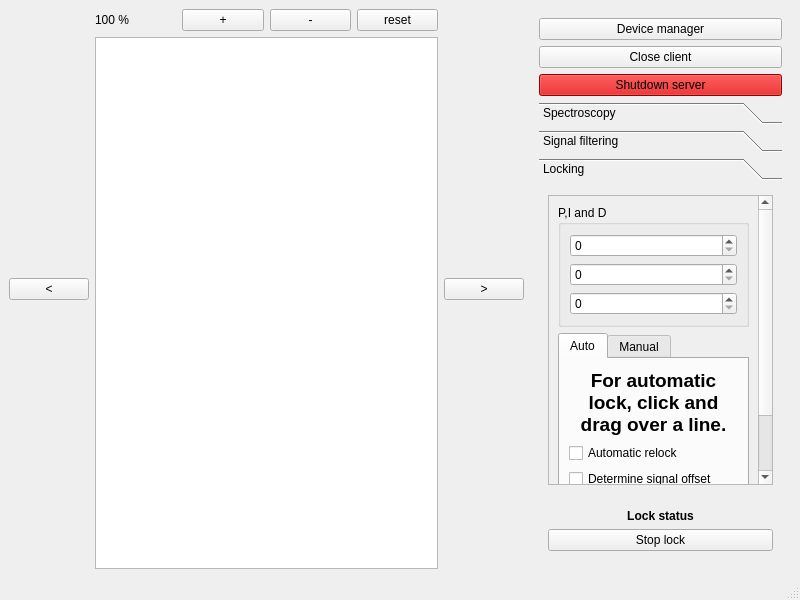
<?xml version="1.0" encoding="UTF-8"?>
<ui version="4.0">
 <class>MainWindow</class>
 <widget class="QMainWindow" name="MainWindow">
  <property name="geometry">
   <rect>
    <x>0</x>
    <y>0</y>
    <width>800</width>
    <height>600</height>
   </rect>
  </property>
  <property name="windowTitle">
   <string>MainWindow</string>
  </property>
  <widget class="QWidget" name="centralwidget">
   <layout class="QHBoxLayout" name="horizontalLayout">
    <item>
     <widget class="QPushButton" name="go_left">
      <property name="text">
       <string>&lt;</string>
      </property>
     </widget>
    </item>
    <item>
     <layout class="QVBoxLayout" name="verticalLayout_17">
      <item>
       <layout class="QHBoxLayout" name="horizontalLayout_3">
        <item>
         <widget class="QLabel" name="scan_amplitude">
          <property name="text">
           <string>100 %</string>
          </property>
         </widget>
        </item>
        <item>
         <widget class="QPushButton" name="increase_scan_amplitude">
          <property name="text">
           <string>+</string>
          </property>
         </widget>
        </item>
        <item>
         <widget class="QPushButton" name="decrease_scan_amplitude">
          <property name="text">
           <string>-</string>
          </property>
         </widget>
        </item>
        <item>
         <widget class="QPushButton" name="reset_scan_amplitude">
          <property name="text">
           <string>reset</string>
          </property>
         </widget>
        </item>
       </layout>
      </item>
      <item>
       <widget class="PlotWidget" name="graphicsView">
        <property name="minimumSize">
         <size>
          <width>100</width>
          <height>100</height>
         </size>
        </property>
       </widget>
      </item>
     </layout>
    </item>
    <item>
     <widget class="QPushButton" name="go_right">
      <property name="sizePolicy">
       <sizepolicy hsizetype="Minimum" vsizetype="Fixed">
        <horstretch>0</horstretch>
        <verstretch>0</verstretch>
       </sizepolicy>
      </property>
      <property name="text">
       <string>&gt;</string>
      </property>
     </widget>
    </item>
    <item>
     <widget class="RightPanel" name="rightPanel" native="true">
      <layout class="QVBoxLayout" name="verticalLayout_11">
       <item>
        <widget class="QPushButton" name="openDeviceManagerButton">
         <property name="text">
          <string>Device manager</string>
         </property>
        </widget>
       </item>
       <item>
        <widget class="QPushButton" name="closeButton">
         <property name="text">
          <string>Close client</string>
         </property>
        </widget>
       </item>
       <item>
        <widget class="QPushButton" name="shutdownButton">
         <property name="palette">
          <palette>
           <active>
            <colorrole role="WindowText">
             <brush brushstyle="SolidPattern">
              <color alpha="255">
               <red>0</red>
               <green>0</green>
               <blue>0</blue>
              </color>
             </brush>
            </colorrole>
            <colorrole role="Button">
             <brush brushstyle="SolidPattern">
              <color alpha="255">
               <red>204</red>
               <green>0</green>
               <blue>0</blue>
              </color>
             </brush>
            </colorrole>
            <colorrole role="Light">
             <brush brushstyle="SolidPattern">
              <color alpha="255">
               <red>255</red>
               <green>51</green>
               <blue>51</blue>
              </color>
             </brush>
            </colorrole>
            <colorrole role="Midlight">
             <brush brushstyle="SolidPattern">
              <color alpha="255">
               <red>229</red>
               <green>25</green>
               <blue>25</blue>
              </color>
             </brush>
            </colorrole>
            <colorrole role="Dark">
             <brush brushstyle="SolidPattern">
              <color alpha="255">
               <red>102</red>
               <green>0</green>
               <blue>0</blue>
              </color>
             </brush>
            </colorrole>
            <colorrole role="Mid">
             <brush brushstyle="SolidPattern">
              <color alpha="255">
               <red>136</red>
               <green>0</green>
               <blue>0</blue>
              </color>
             </brush>
            </colorrole>
            <colorrole role="Text">
             <brush brushstyle="SolidPattern">
              <color alpha="255">
               <red>0</red>
               <green>0</green>
               <blue>0</blue>
              </color>
             </brush>
            </colorrole>
            <colorrole role="BrightText">
             <brush brushstyle="SolidPattern">
              <color alpha="255">
               <red>255</red>
               <green>255</green>
               <blue>255</blue>
              </color>
             </brush>
            </colorrole>
            <colorrole role="ButtonText">
             <brush brushstyle="SolidPattern">
              <color alpha="255">
               <red>0</red>
               <green>0</green>
               <blue>0</blue>
              </color>
             </brush>
            </colorrole>
            <colorrole role="Base">
             <brush brushstyle="SolidPattern">
              <color alpha="255">
               <red>255</red>
               <green>255</green>
               <blue>255</blue>
              </color>
             </brush>
            </colorrole>
            <colorrole role="Window">
             <brush brushstyle="SolidPattern">
              <color alpha="255">
               <red>204</red>
               <green>0</green>
               <blue>0</blue>
              </color>
             </brush>
            </colorrole>
            <colorrole role="Shadow">
             <brush brushstyle="SolidPattern">
              <color alpha="255">
               <red>0</red>
               <green>0</green>
               <blue>0</blue>
              </color>
             </brush>
            </colorrole>
            <colorrole role="AlternateBase">
             <brush brushstyle="SolidPattern">
              <color alpha="255">
               <red>229</red>
               <green>127</green>
               <blue>127</blue>
              </color>
             </brush>
            </colorrole>
            <colorrole role="ToolTipBase">
             <brush brushstyle="SolidPattern">
              <color alpha="255">
               <red>255</red>
               <green>255</green>
               <blue>220</blue>
              </color>
             </brush>
            </colorrole>
            <colorrole role="ToolTipText">
             <brush brushstyle="SolidPattern">
              <color alpha="255">
               <red>0</red>
               <green>0</green>
               <blue>0</blue>
              </color>
             </brush>
            </colorrole>
           </active>
           <inactive>
            <colorrole role="WindowText">
             <brush brushstyle="SolidPattern">
              <color alpha="255">
               <red>0</red>
               <green>0</green>
               <blue>0</blue>
              </color>
             </brush>
            </colorrole>
            <colorrole role="Button">
             <brush brushstyle="SolidPattern">
              <color alpha="255">
               <red>204</red>
               <green>0</green>
               <blue>0</blue>
              </color>
             </brush>
            </colorrole>
            <colorrole role="Light">
             <brush brushstyle="SolidPattern">
              <color alpha="255">
               <red>255</red>
               <green>51</green>
               <blue>51</blue>
              </color>
             </brush>
            </colorrole>
            <colorrole role="Midlight">
             <brush brushstyle="SolidPattern">
              <color alpha="255">
               <red>229</red>
               <green>25</green>
               <blue>25</blue>
              </color>
             </brush>
            </colorrole>
            <colorrole role="Dark">
             <brush brushstyle="SolidPattern">
              <color alpha="255">
               <red>102</red>
               <green>0</green>
               <blue>0</blue>
              </color>
             </brush>
            </colorrole>
            <colorrole role="Mid">
             <brush brushstyle="SolidPattern">
              <color alpha="255">
               <red>136</red>
               <green>0</green>
               <blue>0</blue>
              </color>
             </brush>
            </colorrole>
            <colorrole role="Text">
             <brush brushstyle="SolidPattern">
              <color alpha="255">
               <red>0</red>
               <green>0</green>
               <blue>0</blue>
              </color>
             </brush>
            </colorrole>
            <colorrole role="BrightText">
             <brush brushstyle="SolidPattern">
              <color alpha="255">
               <red>255</red>
               <green>255</green>
               <blue>255</blue>
              </color>
             </brush>
            </colorrole>
            <colorrole role="ButtonText">
             <brush brushstyle="SolidPattern">
              <color alpha="255">
               <red>0</red>
               <green>0</green>
               <blue>0</blue>
              </color>
             </brush>
            </colorrole>
            <colorrole role="Base">
             <brush brushstyle="SolidPattern">
              <color alpha="255">
               <red>255</red>
               <green>255</green>
               <blue>255</blue>
              </color>
             </brush>
            </colorrole>
            <colorrole role="Window">
             <brush brushstyle="SolidPattern">
              <color alpha="255">
               <red>204</red>
               <green>0</green>
               <blue>0</blue>
              </color>
             </brush>
            </colorrole>
            <colorrole role="Shadow">
             <brush brushstyle="SolidPattern">
              <color alpha="255">
               <red>0</red>
               <green>0</green>
               <blue>0</blue>
              </color>
             </brush>
            </colorrole>
            <colorrole role="AlternateBase">
             <brush brushstyle="SolidPattern">
              <color alpha="255">
               <red>229</red>
               <green>127</green>
               <blue>127</blue>
              </color>
             </brush>
            </colorrole>
            <colorrole role="ToolTipBase">
             <brush brushstyle="SolidPattern">
              <color alpha="255">
               <red>255</red>
               <green>255</green>
               <blue>220</blue>
              </color>
             </brush>
            </colorrole>
            <colorrole role="ToolTipText">
             <brush brushstyle="SolidPattern">
              <color alpha="255">
               <red>0</red>
               <green>0</green>
               <blue>0</blue>
              </color>
             </brush>
            </colorrole>
           </inactive>
           <disabled>
            <colorrole role="WindowText">
             <brush brushstyle="SolidPattern">
              <color alpha="255">
               <red>102</red>
               <green>0</green>
               <blue>0</blue>
              </color>
             </brush>
            </colorrole>
            <colorrole role="Button">
             <brush brushstyle="SolidPattern">
              <color alpha="255">
               <red>204</red>
               <green>0</green>
               <blue>0</blue>
              </color>
             </brush>
            </colorrole>
            <colorrole role="Light">
             <brush brushstyle="SolidPattern">
              <color alpha="255">
               <red>255</red>
               <green>51</green>
               <blue>51</blue>
              </color>
             </brush>
            </colorrole>
            <colorrole role="Midlight">
             <brush brushstyle="SolidPattern">
              <color alpha="255">
               <red>229</red>
               <green>25</green>
               <blue>25</blue>
              </color>
             </brush>
            </colorrole>
            <colorrole role="Dark">
             <brush brushstyle="SolidPattern">
              <color alpha="255">
               <red>102</red>
               <green>0</green>
               <blue>0</blue>
              </color>
             </brush>
            </colorrole>
            <colorrole role="Mid">
             <brush brushstyle="SolidPattern">
              <color alpha="255">
               <red>136</red>
               <green>0</green>
               <blue>0</blue>
              </color>
             </brush>
            </colorrole>
            <colorrole role="Text">
             <brush brushstyle="SolidPattern">
              <color alpha="255">
               <red>102</red>
               <green>0</green>
               <blue>0</blue>
              </color>
             </brush>
            </colorrole>
            <colorrole role="BrightText">
             <brush brushstyle="SolidPattern">
              <color alpha="255">
               <red>255</red>
               <green>255</green>
               <blue>255</blue>
              </color>
             </brush>
            </colorrole>
            <colorrole role="ButtonText">
             <brush brushstyle="SolidPattern">
              <color alpha="255">
               <red>102</red>
               <green>0</green>
               <blue>0</blue>
              </color>
             </brush>
            </colorrole>
            <colorrole role="Base">
             <brush brushstyle="SolidPattern">
              <color alpha="255">
               <red>204</red>
               <green>0</green>
               <blue>0</blue>
              </color>
             </brush>
            </colorrole>
            <colorrole role="Window">
             <brush brushstyle="SolidPattern">
              <color alpha="255">
               <red>204</red>
               <green>0</green>
               <blue>0</blue>
              </color>
             </brush>
            </colorrole>
            <colorrole role="Shadow">
             <brush brushstyle="SolidPattern">
              <color alpha="255">
               <red>0</red>
               <green>0</green>
               <blue>0</blue>
              </color>
             </brush>
            </colorrole>
            <colorrole role="AlternateBase">
             <brush brushstyle="SolidPattern">
              <color alpha="255">
               <red>204</red>
               <green>0</green>
               <blue>0</blue>
              </color>
             </brush>
            </colorrole>
            <colorrole role="ToolTipBase">
             <brush brushstyle="SolidPattern">
              <color alpha="255">
               <red>255</red>
               <green>255</green>
               <blue>220</blue>
              </color>
             </brush>
            </colorrole>
            <colorrole role="ToolTipText">
             <brush brushstyle="SolidPattern">
              <color alpha="255">
               <red>0</red>
               <green>0</green>
               <blue>0</blue>
              </color>
             </brush>
            </colorrole>
           </disabled>
          </palette>
         </property>
         <property name="autoFillBackground">
          <bool>false</bool>
         </property>
         <property name="text">
          <string>Shutdown server</string>
         </property>
        </widget>
       </item>
       <item>
        <widget class="QToolBox" name="toolBox">
         <property name="sizePolicy">
          <sizepolicy hsizetype="Fixed" vsizetype="Expanding">
           <horstretch>0</horstretch>
           <verstretch>0</verstretch>
          </sizepolicy>
         </property>
         <property name="currentIndex">
          <number>2</number>
         </property>
         <widget class="SpectroscopyPanel" name="page">
          <property name="geometry">
           <rect>
            <x>0</x>
            <y>0</y>
            <width>224</width>
            <height>82</height>
           </rect>
          </property>
          <property name="sizePolicy">
           <sizepolicy hsizetype="Minimum" vsizetype="Preferred">
            <horstretch>0</horstretch>
            <verstretch>0</verstretch>
           </sizepolicy>
          </property>
          <attribute name="label">
           <string>Spectroscopy</string>
          </attribute>
          <layout class="QVBoxLayout" name="verticalLayout">
           <item>
            <widget class="QScrollArea" name="scrollArea_2">
             <property name="widgetResizable">
              <bool>true</bool>
             </property>
             <widget class="QWidget" name="scrollAreaWidgetContents_3">
              <property name="geometry">
               <rect>
                <x>0</x>
                <y>0</y>
                <width>208</width>
                <height>662</height>
               </rect>
              </property>
              <layout class="QVBoxLayout" name="verticalLayout_9">
               <item>
                <widget class="QGroupBox" name="groupBox_4">
                 <property name="title">
                  <string>Modulation frequency</string>
                 </property>
                 <layout class="QVBoxLayout" name="verticalLayout_5">
                  <item>
                   <layout class="QHBoxLayout" name="horizontalLayout_6">
                    <item>
                     <widget class="QDoubleSpinBox" name="modulation_frequency"/>
                    </item>
                    <item>
                     <widget class="QLabel" name="label_5">
                      <property name="text">
                       <string>MHz</string>
                      </property>
                     </widget>
                    </item>
                   </layout>
                  </item>
                 </layout>
                </widget>
               </item>
               <item>
                <widget class="QGroupBox" name="groupBox">
                 <property name="title">
                  <string>Modulation amplitude</string>
                 </property>
                 <layout class="QVBoxLayout" name="verticalLayout_2">
                  <item>
                   <layout class="QHBoxLayout" name="horizontalLayout_2">
                    <item>
                     <widget class="QDoubleSpinBox" name="modulation_amplitude"/>
                    </item>
                    <item>
                     <widget class="QLabel" name="label">
                      <property name="text">
                       <string>Vpp</string>
                      </property>
                     </widget>
                    </item>
                   </layout>
                  </item>
                 </layout>
                </widget>
               </item>
               <item>
                <widget class="QGroupBox" name="groupBox_3">
                 <property name="title">
                  <string>Ramp speed</string>
                 </property>
                 <layout class="QVBoxLayout" name="verticalLayout_4">
                  <item>
                   <layout class="QHBoxLayout" name="horizontalLayout_5">
                    <item>
                     <widget class="QDoubleSpinBox" name="ramp_speed"/>
                    </item>
                    <item>
                     <widget class="QLabel" name="label_4">
                      <property name="text">
                       <string>Hz</string>
                      </property>
                     </widget>
                    </item>
                   </layout>
                  </item>
                 </layout>
                </widget>
               </item>
               <item>
                <widget class="QGroupBox" name="groupBox_8">
                 <property name="title">
                  <string>Ramp amplitude</string>
                 </property>
                 <layout class="QVBoxLayout" name="verticalLayout_15">
                  <item>
                   <widget class="QDoubleSpinBox" name="ramp_amplitude">
                    <property name="maximum">
                     <double>1.000000000000000</double>
                    </property>
                    <property name="singleStep">
                     <double>0.100000000000000</double>
                    </property>
                   </widget>
                  </item>
                 </layout>
                </widget>
               </item>
               <item>
                <widget class="QGroupBox" name="groupBox_9">
                 <property name="title">
                  <string>Center</string>
                 </property>
                 <layout class="QVBoxLayout" name="verticalLayout_16">
                  <item>
                   <widget class="QDoubleSpinBox" name="ramp_center">
                    <property name="maximum">
                     <double>1.000000000000000</double>
                    </property>
                   </widget>
                  </item>
                 </layout>
                </widget>
               </item>
               <item>
                <widget class="QGroupBox" name="groupBox_2">
                 <property name="title">
                  <string>Demodulation phase</string>
                 </property>
                 <layout class="QVBoxLayout" name="verticalLayout_3">
                  <item>
                   <layout class="QHBoxLayout" name="horizontalLayout_4">
                    <item>
                     <widget class="QDoubleSpinBox" name="demodulation_phase"/>
                    </item>
                    <item>
                     <widget class="QLabel" name="label_3">
                      <property name="text">
                       <string>deg</string>
                      </property>
                     </widget>
                    </item>
                   </layout>
                  </item>
                 </layout>
                </widget>
               </item>
               <item>
                <widget class="QGroupBox" name="groupBox_7">
                 <property name="title">
                  <string>Demodulation frequency</string>
                 </property>
                 <layout class="QVBoxLayout" name="verticalLayout_13">
                  <item>
                   <widget class="QComboBox" name="demodulation_frequency">
                    <item>
                     <property name="text">
                      <string>1f</string>
                     </property>
                    </item>
                    <item>
                     <property name="text">
                      <string>3f</string>
                     </property>
                    </item>
                    <item>
                     <property name="text">
                      <string>5f</string>
                     </property>
                    </item>
                   </widget>
                  </item>
                 </layout>
                </widget>
               </item>
               <item>
                <widget class="QGroupBox" name="groupBox_6">
                 <property name="title">
                  <string>Signal offset</string>
                 </property>
                 <layout class="QHBoxLayout" name="horizontalLayout_7">
                  <item>
                   <widget class="QSpinBox" name="signal_offset"/>
                  </item>
                 </layout>
                </widget>
               </item>
              </layout>
             </widget>
            </widget>
           </item>
          </layout>
         </widget>
         <widget class="QWidget" name="page_3">
          <property name="geometry">
           <rect>
            <x>0</x>
            <y>0</y>
            <width>104</width>
            <height>31</height>
           </rect>
          </property>
          <attribute name="label">
           <string>Signal filtering</string>
          </attribute>
          <layout class="QVBoxLayout" name="verticalLayout_14">
           <item>
            <widget class="QLabel" name="label_7">
             <property name="text">
              <string>still missing...</string>
             </property>
            </widget>
           </item>
          </layout>
         </widget>
         <widget class="LockingPanel" name="page_2">
          <property name="geometry">
           <rect>
            <x>0</x>
            <y>0</y>
            <width>234</width>
            <height>225</height>
           </rect>
          </property>
          <property name="sizePolicy">
           <sizepolicy hsizetype="Minimum" vsizetype="Preferred">
            <horstretch>0</horstretch>
            <verstretch>0</verstretch>
           </sizepolicy>
          </property>
          <attribute name="label">
           <string>Locking</string>
          </attribute>
          <layout class="QVBoxLayout" name="verticalLayout_7">
           <item>
            <widget class="QScrollArea" name="scrollArea">
             <property name="widgetResizable">
              <bool>true</bool>
             </property>
             <widget class="QWidget" name="scrollAreaWidgetContents">
              <property name="geometry">
               <rect>
                <x>0</x>
                <y>0</y>
                <width>218</width>
                <height>428</height>
               </rect>
              </property>
              <layout class="QVBoxLayout" name="verticalLayout_8">
               <item>
                <widget class="QGroupBox" name="groupBox_5">
                 <property name="sizePolicy">
                  <sizepolicy hsizetype="Preferred" vsizetype="Minimum">
                   <horstretch>0</horstretch>
                   <verstretch>0</verstretch>
                  </sizepolicy>
                 </property>
                 <property name="title">
                  <string>P,I and D</string>
                 </property>
                 <layout class="QVBoxLayout" name="verticalLayout_6">
                  <item>
                   <widget class="QSpinBox" name="kp"/>
                  </item>
                  <item>
                   <widget class="QSpinBox" name="ki"/>
                  </item>
                  <item>
                   <widget class="QSpinBox" name="kd">
                    <property name="sizePolicy">
                     <sizepolicy hsizetype="Preferred" vsizetype="Fixed">
                      <horstretch>0</horstretch>
                      <verstretch>0</verstretch>
                     </sizepolicy>
                    </property>
                   </widget>
                  </item>
                 </layout>
                </widget>
               </item>
               <item>
                <widget class="QTabWidget" name="lock_control_container">
                 <property name="currentIndex">
                  <number>0</number>
                 </property>
                 <widget class="QWidget" name="auto_mode">
                  <attribute name="title">
                   <string>Auto</string>
                  </attribute>
                  <layout class="QVBoxLayout" name="verticalLayout_10">
                   <item>
                    <widget class="QLabel" name="label_2">
                     <property name="text">
                      <string>&lt;html&gt;&lt;head/&gt;&lt;body&gt;&lt;p align=&quot;center&quot;&gt;&lt;span style=&quot; font-size:14pt; font-weight:600;&quot;&gt;For automatic lock, click and drag over a line.&lt;/span&gt;&lt;/p&gt;&lt;/body&gt;&lt;/html&gt;</string>
                     </property>
                     <property name="scaledContents">
                      <bool>false</bool>
                     </property>
                     <property name="alignment">
                      <set>Qt::AlignCenter</set>
                     </property>
                     <property name="wordWrap">
                      <bool>true</bool>
                     </property>
                    </widget>
                   </item>
                   <item>
                    <widget class="QCheckBox" name="checkBox">
                     <property name="text">
                      <string>Automatic relock</string>
                     </property>
                    </widget>
                   </item>
                   <item>
                    <widget class="QCheckBox" name="checkBox_2">
                     <property name="text">
                      <string>Determine signal offset</string>
                     </property>
                    </widget>
                   </item>
                   <item>
                    <widget class="QCheckBox" name="checkBox_4">
                     <property name="text">
                      <string>Emit TTL when locked</string>
                     </property>
                    </widget>
                   </item>
                   <item>
                    <widget class="QCheckBox" name="checkBox_3">
                     <property name="text">
                      <string>Relock on TTL</string>
                     </property>
                    </widget>
                   </item>
                  </layout>
                 </widget>
                 <widget class="QWidget" name="manual_mode">
                  <attribute name="title">
                   <string>Manual</string>
                  </attribute>
                  <layout class="QVBoxLayout" name="verticalLayout_12">
                   <item>
                    <widget class="QLabel" name="label_6">
                     <property name="text">
                      <string>&lt;html&gt;&lt;head/&gt;&lt;body&gt;&lt;p align=&quot;center&quot;&gt;&lt;span style=&quot; font-size:14pt; font-weight:600;&quot;&gt;Center the line and zoom in before pressing the button.&lt;/span&gt;&lt;/p&gt;&lt;/body&gt;&lt;/html&gt;</string>
                     </property>
                     <property name="scaledContents">
                      <bool>false</bool>
                     </property>
                     <property name="alignment">
                      <set>Qt::AlignCenter</set>
                     </property>
                     <property name="wordWrap">
                      <bool>true</bool>
                     </property>
                    </widget>
                   </item>
                   <item>
                    <widget class="QRadioButton" name="radioButton">
                     <property name="text">
                      <string>Rising slope</string>
                     </property>
                    </widget>
                   </item>
                   <item>
                    <widget class="QRadioButton" name="radioButton_2">
                     <property name="text">
                      <string>Falling slope</string>
                     </property>
                    </widget>
                   </item>
                   <item>
                    <widget class="QPushButton" name="manualLockButton">
                     <property name="text">
                      <string>Lock!</string>
                     </property>
                    </widget>
                   </item>
                  </layout>
                 </widget>
                </widget>
               </item>
              </layout>
             </widget>
            </widget>
           </item>
          </layout>
         </widget>
        </widget>
       </item>
       <item>
        <widget class="QWidget" name="lock_status_container" native="true">
         <layout class="QVBoxLayout" name="verticalLayout_18">
          <item>
           <widget class="QLabel" name="lock_status">
            <property name="text">
             <string>&lt;html&gt;&lt;head/&gt;&lt;body&gt;&lt;p align=&quot;center&quot;&gt;&lt;span style=&quot; font-weight:600;&quot;&gt;Lock status&lt;/span&gt;&lt;/p&gt;&lt;/body&gt;&lt;/html&gt;</string>
            </property>
           </widget>
          </item>
          <item>
           <widget class="QPushButton" name="stop_lock">
            <property name="text">
             <string>Stop lock</string>
            </property>
           </widget>
          </item>
         </layout>
        </widget>
       </item>
      </layout>
     </widget>
    </item>
   </layout>
  </widget>
  <widget class="QMenuBar" name="menubar">
   <property name="geometry">
    <rect>
     <x>0</x>
     <y>0</y>
     <width>800</width>
     <height>27</height>
    </rect>
   </property>
  </widget>
  <widget class="QStatusBar" name="statusbar"/>
 </widget>
 <customwidgets>
  <customwidget>
   <class>PlotWidget</class>
   <extends>QGraphicsView</extends>
   <header location="global">plot_widget.h</header>
  </customwidget>
  <customwidget>
   <class>RightPanel</class>
   <extends>QWidget</extends>
   <header location="global">right_panel.h</header>
   <container>1</container>
  </customwidget>
  <customwidget>
   <class>LockingPanel</class>
   <extends>QWidget</extends>
   <header location="global">locking_panel.h</header>
   <container>1</container>
  </customwidget>
  <customwidget>
   <class>SpectroscopyPanel</class>
   <extends>QWidget</extends>
   <header location="global">spectroscopy_panel.h</header>
   <container>1</container>
  </customwidget>
 </customwidgets>
 <resources/>
 <connections/>
</ui>
